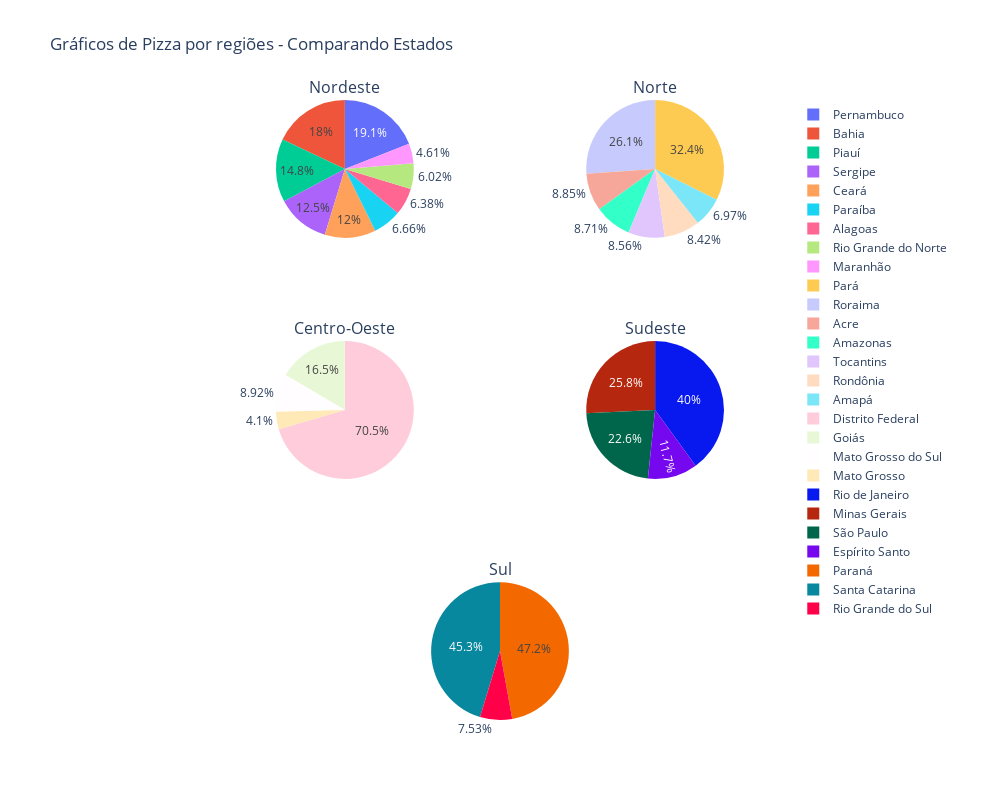

Notebook code cell kept with this figure:
### Markdown cell above
### Gráfico 7.1

### Code cell
# Criar a figura com subplots, usando colspan para centralizar o gráfico da última linha
fig = make_subplots(rows=3, cols=2, specs=[[{'type':'domain'}, {'type':'domain'}],
                                           [{'type':'domain'}, {'type':'domain'}],
                                           [{'type':'domain', 'colspan': 2}, None]],
                    subplot_titles=("Nordeste", "Norte", "Centro-Oeste", "Sudeste", "Sul"))

# Gráfico 1 - Nordeste
dados_x_nordeste = ['Bahia', 'Piauí', 'Maranhão', 'Ceará', 'Sergipe', 'Alagoas', 'Pernambuco', 'Paraíba', 'Rio Grande do Norte']
dados_y_nordeste = [tabela_bahia_count, tabela_piaui_count, tabela_maranhao_count, tabela_ceara_count, tabela_sergipe_count, tabela_alagoas_count, tabela_pernambuco_count, tabela_paraiba_count, tabela_rn_count]
fig.add_trace(go.Pie(labels=dados_x_nordeste, values=dados_y_nordeste), row=1, col=1)

# Gráfico 2 - Norte
dados_x_norte = ['Amazonas', 'Pará', 'Tocantins', 'Amapá', 'Roraima', 'Rondônia', 'Acre']
dados_y_norte = [tabela_amazonas_count, tabela_para_count, tabela_tocantins_count, tabela_amapa_count, tabela_roraima_count, tabela_rondonia_count, tabela_acre_count]
fig.add_trace(go.Pie(labels=dados_x_norte, values=dados_y_norte), row=1, col=2)

# Gráfico 3 - Centro-Oeste
dados_x_centro_oeste = ['Mato Grosso', 'Mato Grosso do Sul', 'Goiás', 'Distrito Federal']
dados_y_centro_oeste = [tabela_mt_count, tabela_ms_count, tabela_goias_count, tabela_df_count]
fig.add_trace(go.Pie(labels=dados_x_centro_oeste, values=dados_y_centro_oeste), row=2, col=1)

# Gráfico 4 - Sudeste
dados_x_sudeste = ['São Paulo', 'Minas Gerais', 'Rio de Janeiro', 'Espírito Santo']
dados_y_sudeste = [tabela_sp_count, tabela_mg_count, tabela_rj_count, tabela_es_count]
fig.add_trace(go.Pie(labels=dados_x_sudeste, values=dados_y_sudeste), row=2, col=2)

# Gráfico 5 - Sul (no centro da última linha com colspan 2)
dados_x_sul = ['Rio Grande do Sul', 'Paraná', 'Santa Catarina']
dados_y_sul = [tabela_rs_count, tabela_parana_count, tabela_sc_count]
fig.add_trace(go.Pie(labels=dados_x_sul, values=dados_y_sul), row=3, col=1)

# Atualizar o layout
fig.update_layout(height=800, width=1000, title_text="Gráficos de Pizza por regiões - Comparando Estados")

fig.write_image("graficos_casos_por_regioes.jpeg", format="jpeg")

# Exibir o gráfico
fig.show()

### Figure 1 — Plotly figure (JSON) as saved in the notebook; plotly's stock layout.template omitted (floating-point values rounded to 4 significant figures)
{"data": [{"domain": {"x": [0, 0.45], "y": [0.7778, 1]}, "labels": ["Bahia", "Piauí", "Maranhão", "Ceará", "Sergipe", "Alagoas", "Pernambuco", "Paraíba", "Rio Grande do Norte"], "type": "pie", "values": [254, 209, 65, 169, 176, 90, 269, 94, 85]}, {"domain": {"x": [0.55, 1], "y": [0.7778, 1]}, "labels": ["Amazonas", "Pará", "Tocantins", "Amapá", "Roraima", "Rondônia", "Acre"], "type": "pie", "values": [60, 223, 59, 48, 180, 58, 61]}, {"domain": {"x": [0, 0.45], "y": [0.3889, 0.6111]}, "labels": ["Mato Grosso", "Mato Grosso do Sul", "Goiás", "Distrito Federal"], "type": "pie", "values": [67, 146, 270, 1153]}, {"domain": {"x": [0.55, 1], "y": [0.3889, 0.6111]}, "labels": ["São Paulo", "Minas Gerais", "Rio de Janeiro", "Espírito Santo"], "type": "pie", "values": [332, 379, 588, 172]}, {"domain": {"x": [0, 1], "y": [0, 0.2222]}, "labels": ["Rio Grande do Sul", "Paraná", "Santa Catarina"], "type": "pie", "values": [45, 282, 271]}], "layout": {"annotations": [{"font": {"size": 16}, "showarrow": false, "text": "Nordeste", "x": 0.225, "xanchor": "center", "xref": "paper", "y": 1, "yanchor": "bottom", "yref": "paper"}, {"font": {"size": 16}, "showarrow": false, "text": "Norte", "x": 0.775, "xanchor": "center", "xref": "paper", "y": 1, "yanchor": "bottom", "yref": "paper"}, {"font": {"size": 16}, "showarrow": false, "text": "Centro-Oeste", "x": 0.225, "xanchor": "center", "xref": "paper", "y": 0.6111, "yanchor": "bottom", "yref": "paper"}, {"font": {"size": 16}, "showarrow": false, "text": "Sudeste", "x": 0.775, "xanchor": "center", "xref": "paper", "y": 0.6111, "yanchor": "bottom", "yref": "paper"}, {"font": {"size": 16}, "showarrow": false, "text": "Sul", "x": 0.5, "xanchor": "center", "xref": "paper", "y": 0.2222, "yanchor": "bottom", "yref": "paper"}], "height": 800, "title": {"text": "Gráficos de Pizza por regiões - Comparando Estados"}, "width": 1000}}
